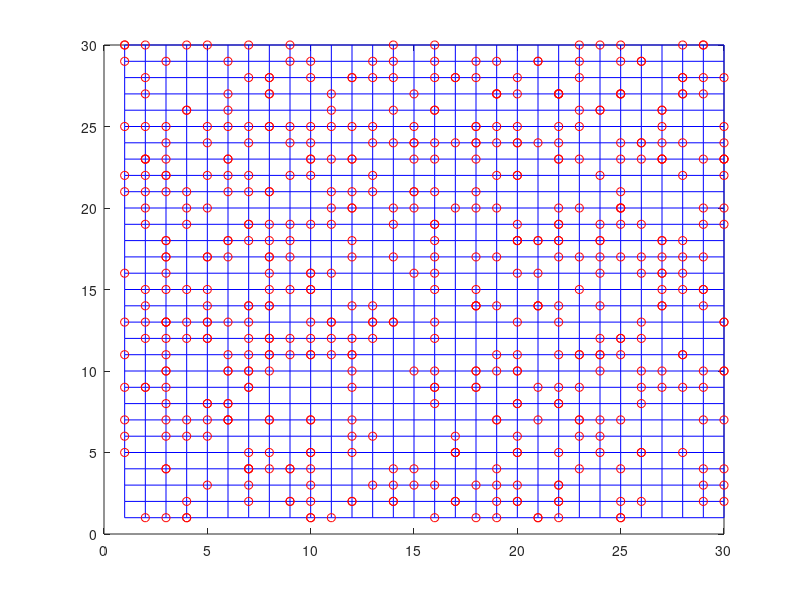
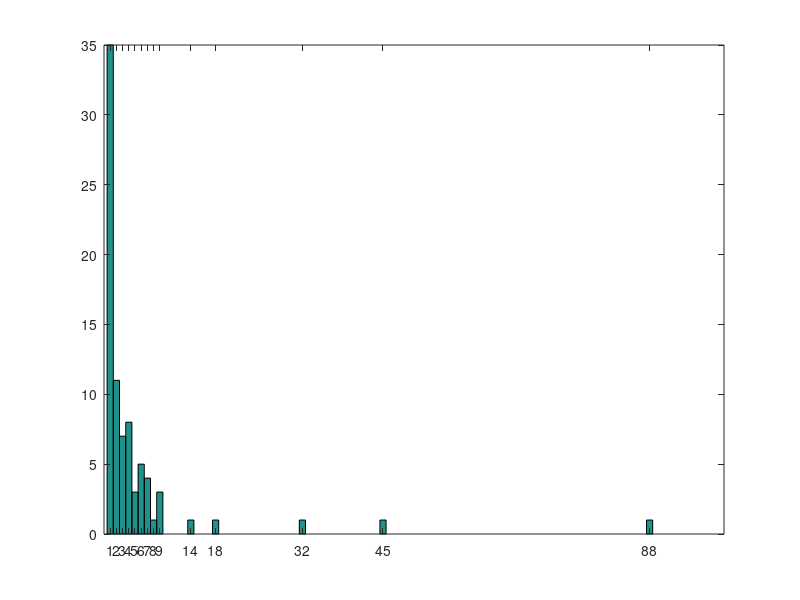
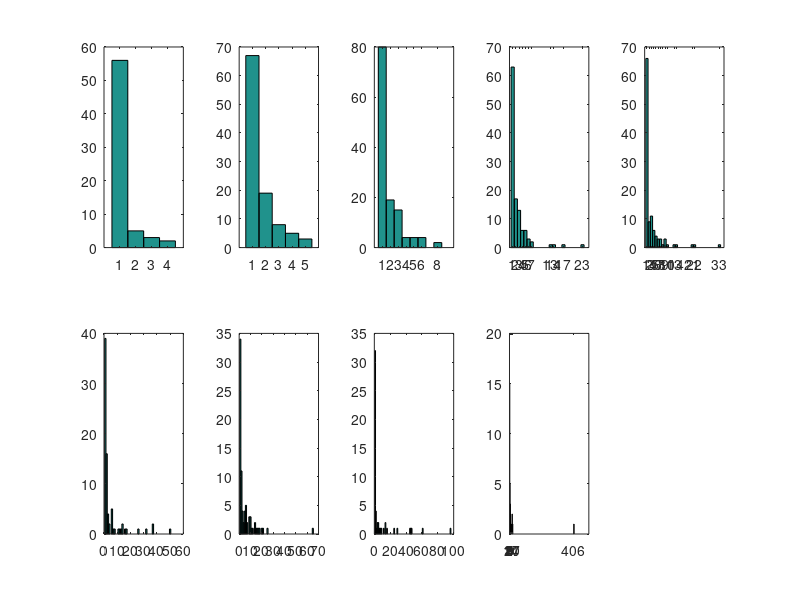
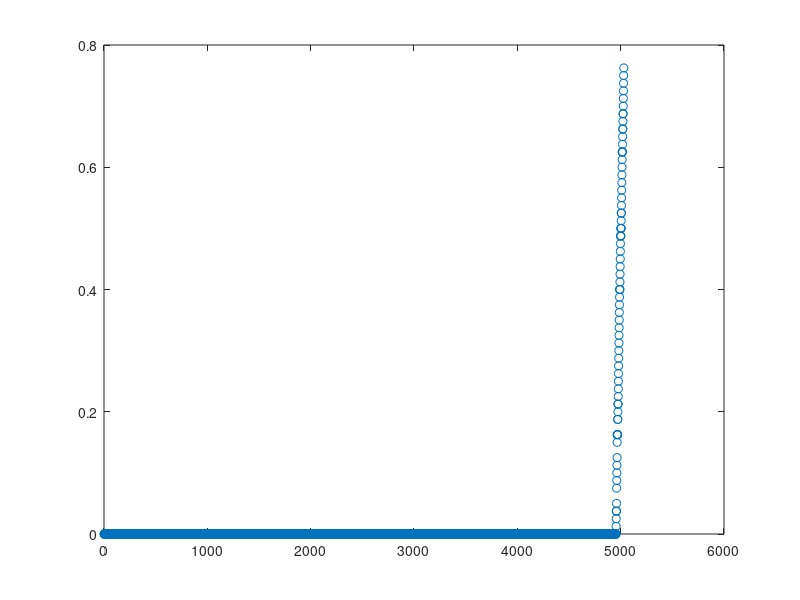

These charts were generated, in order, by the following MATLAB code:
% I=meshgrid(100,100);
% 
% plot(x,meshgrid(y,x),'k')
% hold on
% plot(meshgrid(x,y),y,'k')


% 
% [X,Y] = meshgrid(-2:.2:2, -2:.2:2);
% 
% Z = X .* exp(-X.^2 - Y.^2);
% 
% mesh(X,Y,Z) 
clear;

N=30;
x=1:N;
y=1:N;
[X,Y]=meshgrid(x,y);

%%%%%%%%%%%%%%%%%%%%%%%%%%

figure;

p=0.6;


plot(X,Y,'b');
hold on;
plot(X',Y','b');
hold on;

lattice = zeros(N,N);

t_N = ceil(N*N*p)
for i = 1: t_N
    l_x(i)=unidrnd(N);
    l_y(i)=unidrnd(N);
    lattice(l_x(i),l_y(i))=1;
end
lattice = lattice';
lattice = flipud(lattice);
plot(l_x,l_y,'or');
hold on;

figure;
CC = bwconncomp(lattice,4)
L_n = cellfun(@length,CC.PixelIdxList)
hist(L_n,unique(L_n));


flag = 0;
flag2 = 0;
[max_size,max_index] = max(cellfun('size',CC.PixelIdxList,1));

max_l_array = CC.PixelIdxList(max_index)
border_values_up = 1:N:(N*(N-1)+1);
border_values_down = N:N:N*N;
temp = max_l_array{1};
for i = 1:max_size
    if   ismember(temp(i,1),border_values_up)
        flag = 1;
    end
    if ismember(temp(i,1),border_values_down)
        flag2=1;
    end
end

if (flag==1&&flag==1)
    result = 'there is a percolating cluster'
else
    result = 'there is no percolating cluster'
end


%%%%%%%%%%%%%%%%%%%%%%%%%%%%%%
figure;

for t_i= 1:9
p = 0.1*t_i

% subplot(2,5,t_i);
% plot(X,Y,'b');
% hold on;
% plot(X',Y','b');
% hold on;

lattice = zeros(N,N);

t_N = ceil(N*N*p)
for i = 1: t_N
    l_x(i)=unidrnd(N);
    l_y(i)=unidrnd(N);
    lattice(l_x(i),l_y(i))=1;
end
lattice = lattice';
lattice = flipud(lattice);
% plot(l_x,l_y,'or');
% hold on;

CC = bwconncomp(lattice,4)
L_n = cellfun(@length,CC.PixelIdxList)
subplot(2,5,t_i);
hist(L_n,unique(L_n));
end












%%%%%%%%%%%%%%%%%%%%%%%%%%%%%%%%%%%



figure;

p=0.9;
total_count = (p-0.1)*100;
 result_count1=0;
 result_count0=0;

for j=0.1:0.01:p  %step = 0.01

%     plot(X,Y,'b');
%     hold on;
%     plot(X',Y','b');
%     hold on;
   

    lattice = zeros(N,N);

    t_N = ceil(N*N*p)
    for i = 1: t_N
        l_x(i)=unidrnd(N);
        l_y(i)=unidrnd(N);
        lattice(l_x(i),l_y(i))=1;
    end
    lattice = lattice';
    lattice = flipud(lattice);
%     plot(l_x,l_y,'or');
%     hold on;

    %figure;
    CC = bwconncomp(lattice,4)
    L_n = cellfun(@length,CC.PixelIdxList)
%     hist(L_n,unique(L_n));


    flag = 0;
    flag2 = 0;
    [max_size,max_index] = max(cellfun('size',CC.PixelIdxList,1));

    max_l_array = CC.PixelIdxList(max_index)
    border_values_up = 1:N:(N*(N-1)+1);
    border_values_down = N:N:N*N;
    temp = max_l_array{1};
    for i = 1:max_size
        if   ismember(temp(i,1),border_values_up)
            flag = 1;
        end
        if ismember(temp(i,1),border_values_down)
            flag2=1;
        end
    end

    if (flag==1&&flag==1)
        result = 'there is a percolating cluster'
        result_count1 = result_count1+1;
    else
        result = 'there is no percolating cluster'
        result_count0 = result_count0+1;
    end
    pc(i*10) = result_count1/total_count;
    
end
                                                                                                                                                                                                           pc=sort(pc);
plot(pc,'o');



